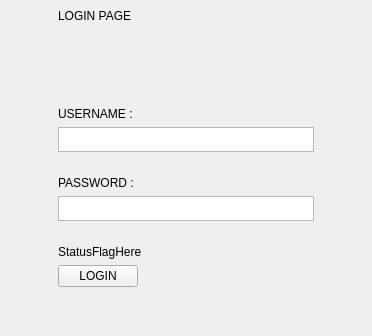
            <widget class="QWidget" name="LoginPage">
             <layout class="QGridLayout" name="gridLayout_8">
              <property name="leftMargin">
               <number>9</number>
              </property>
              <property name="topMargin">
               <number>0</number>
              </property>
              <property name="rightMargin">
               <number>9</number>
              </property>
              <property name="bottomMargin">
               <number>0</number>
              </property>
              <item row="2" column="1">
               <widget class="QWidget" name="UsernameContainer" native="true">
                <property name="sizePolicy">
                 <sizepolicy hsizetype="Preferred" vsizetype="Preferred">
                  <horstretch>0</horstretch>
                  <verstretch>0</verstretch>
                 </sizepolicy>
                </property>
                <layout class="QVBoxLayout" name="verticalLayout_9">
                 <item>
                  <widget class="QLabel" name="UsernameLabel">
                   <property name="text">
                    <string>USERNAME :</string>
                   </property>
                  </widget>
                 </item>
                 <item>
                  <widget class="QTextEdit" name="UsernameBox">
                   <property name="sizePolicy">
                    <sizepolicy hsizetype="Preferred" vsizetype="Preferred">
                     <horstretch>0</horstretch>
                     <verstretch>0</verstretch>
                    </sizepolicy>
                   </property>
                   <property name="maximumSize">
                    <size>
                     <width>300</width>
                     <height>25</height>
                    </size>
                   </property>
                  </widget>
                 </item>
                </layout>
               </widget>
              </item>
              <item row="4" column="1">
               <widget class="QWidget" name="LoginButtonContainer" native="true">
                <layout class="QVBoxLayout" name="verticalLayout_7">
                 <item>
                  <widget class="QLabel" name="LoginLabelStatus">
                   <property name="text">
                    <string>StatusFlagHere</string>
                   </property>
                  </widget>
                 </item>
                 <item alignment="Qt::AlignLeft">
                  <widget class="QPushButton" name="LoginButton">
                   <property name="text">
                    <string>LOGIN</string>
                   </property>
                  </widget>
                 </item>
                </layout>
               </widget>
              </item>
              <item row="3" column="1" alignment="Qt::AlignTop">
               <widget class="QWidget" name="PasswordContainer" native="true">
                <layout class="QVBoxLayout" name="verticalLayout_8">
                 <item alignment="Qt::AlignTop">
                  <widget class="QLabel" name="PasswordLabel">
                   <property name="text">
                    <string>PASSWORD :</string>
                   </property>
                  </widget>
                 </item>
                 <item>
                  <widget class="QTextEdit" name="PasswordBox">
                   <property name="maximumSize">
                    <size>
                     <width>300</width>
                     <height>25</height>
                    </size>
                   </property>
                  </widget>
                 </item>
                </layout>
               </widget>
              </item>
              <item row="3" column="0">
               <spacer name="horizontalSpacer_5">
                <property name="orientation">
                 <enum>Qt::Horizontal</enum>
                </property>
                <property name="sizeType">
                 <enum>QSizePolicy::Fixed</enum>
                </property>
                <property name="sizeHint" stdset="0">
                 <size>
                  <width>40</width>
                  <height>20</height>
                 </size>
                </property>
               </spacer>
              </item>
              <item row="0" column="1">
               <widget class="QWidget" name="LoginTextContainer" native="true">
                <layout class="QVBoxLayout" name="verticalLayout_6">
                 <item alignment="Qt::AlignLeft|Qt::AlignTop">
                  <widget class="QLabel" name="LoginText">
                   <property name="text">
                    <string>LOGIN PAGE</string>
                   </property>
                  </widget>
                 </item>
                </layout>
               </widget>
              </item>
              <item row="5" column="1">
               <spacer name="verticalSpacer_2">
                <property name="orientation">
                 <enum>Qt::Vertical</enum>
                </property>
                <property name="sizeType">
                 <enum>QSizePolicy::Expanding</enum>
                </property>
                <property name="sizeHint" stdset="0">
                 <size>
                  <width>20</width>
                  <height>40</height>
                 </size>
                </property>
               </spacer>
              </item>
              <item row="1" column="1">
               <spacer name="verticalSpacer_3">
                <property name="orientation">
                 <enum>Qt::Vertical</enum>
                </property>
                <property name="sizeType">
                 <enum>QSizePolicy::Preferred</enum>
                </property>
                <property name="sizeHint" stdset="0">
                 <size>
                  <width>20</width>
                  <height>60</height>
                 </size>
                </property>
               </spacer>
              </item>
              <item row="3" column="2">
               <spacer name="horizontalSpacer_6">
                <property name="orientation">
                 <enum>Qt::Horizontal</enum>
                </property>
                <property name="sizeHint" stdset="0">
                 <size>
                  <width>40</width>
                  <height>20</height>
                 </size>
                </property>
               </spacer>
              </item>
             </layout>
            </widget>
